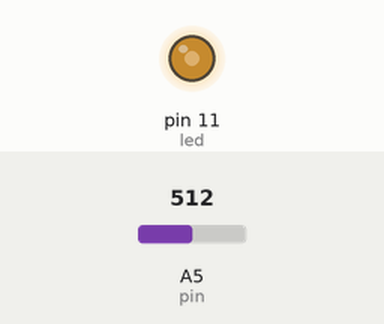
This sketch was run on a simulated Arduino Uno, built with avr-gcc and run on an emulated ATmega328P. Shown: output pins drawn as LEDs (lit = HIGH). The inputs (shaded band) are chosen by the test bench; at power-on: A5 (pin) = 512.

Above: at 1.2 s.
1.3 s: A5 (pin) set to 716
At 2.2 s:
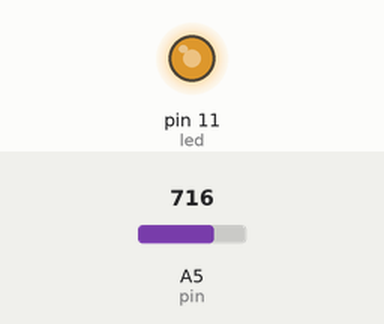
2.8 s: A5 (pin) set to 900
At 3.4 s:
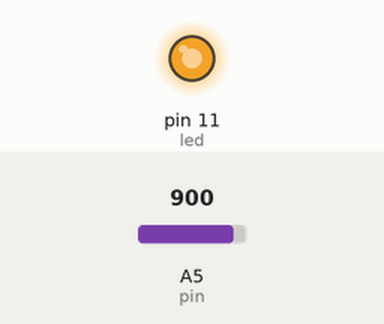
4.3 s: A5 (pin) set to 122
At 5.5 s:
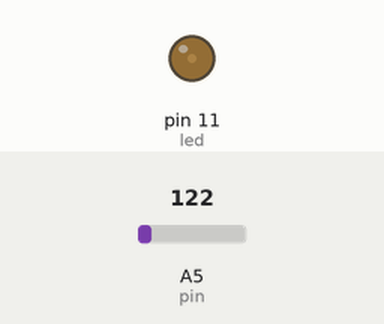
5.8 s: A5 (pin) set to 0
At 6.9 s:
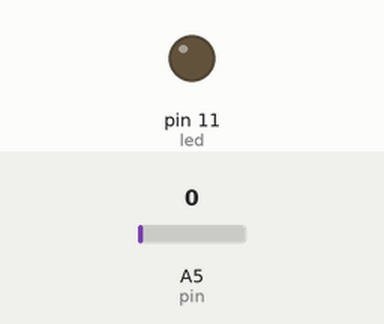
Timing chart, 0 to 8.3 s (numbered marks = the images above; inputs shaded):
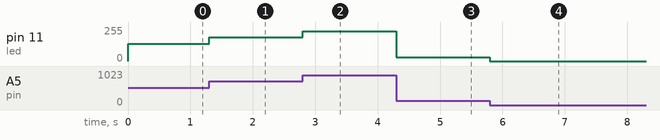

Measured:
- after the input at 1.3 s, pin 11 (led): 128/255 → 179/255 at once
- after the input at 2.8 s, pin 11 (led): 179/255 → 225/255 at once
- after the input at 4.3 s, pin 11 (led): 225/255 → 30/255 at once
- after the input at 5.8 s, pin 11 (led): 30/255 → 0/255 at once

The sketch:

bientro.ino
```cpp
int led = 11;
int pin = 5;
int value = 0;

void setup(){
  pinMode(11, OUTPUT);
}

void loop(){
  value = analogRead(pin);
    value /= 4;
    analogWrite(led, value);
}
```
